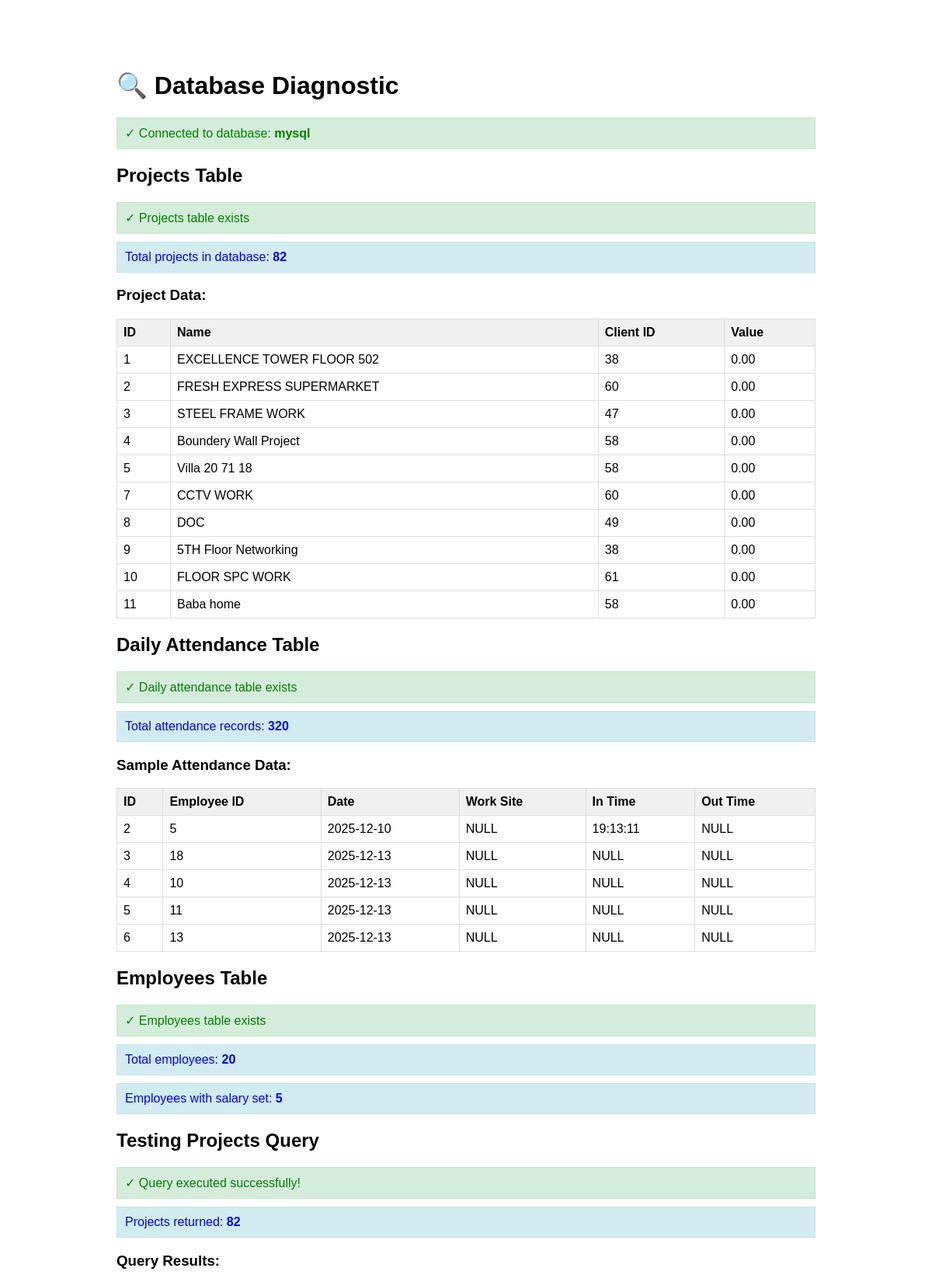
The page /diagnose.php (upper part) on the database its author committed.
### tables this page shows
CREATE TABLE `projects` (
  `id` int(11) NOT NULL,
  `name` text NOT NULL,
  `client_id` int(11) DEFAULT NULL,
  `total_income` decimal(10,2) DEFAULT NULL,
  `total_expenses` decimal(10,2) DEFAULT NULL,
  `profit` decimal(10,2) DEFAULT NULL,
  `total_value` decimal(15,2) DEFAULT 0.00,
  `start_date` date DEFAULT NULL,
  `end_date` date DEFAULT NULL,
  `status` varchar(50) DEFAULT 'Active',
  `created_at` timestamp NULL DEFAULT current_timestamp(),
  `updated_at` timestamp NULL DEFAULT current_timestamp() ON UPDATE current_timestamp(),
  `total_labour_cost` decimal(12,2) DEFAULT 0.00
);

CREATE TABLE `daily_attendance` (
  `id` int(11) NOT NULL,
  `employee_id` int(11) NOT NULL,
  `attendance_date` date NOT NULL,
  `in_time` time DEFAULT NULL,
  `out_time` time DEFAULT NULL,
  `working_hours` decimal(5,2) DEFAULT NULL,
  `status` varchar(255) DEFAULT 'Present',
  `remarks` text DEFAULT NULL,
  `created_at` datetime DEFAULT current_timestamp(),
  `break_start` time DEFAULT NULL,
  `break_end` time DEFAULT NULL,
  `site_id` int(11) DEFAULT NULL,
  `activity_description` text DEFAULT NULL,
  `is_offsite` int(11) DEFAULT NULL,
  `approval_status` varchar(255) DEFAULT 'pending',
  `supervisor_note` text DEFAULT NULL,
  `approved_by` int(11) DEFAULT NULL,
  `approved_at` datetime DEFAULT NULL,
  `work_site` text DEFAULT NULL
);

### diagnose.php (the view, shortened to what this page needs)
<?php
require_once 'includes/db.php';
echo "<!DOCTYPE html>
<html>
<head>
    <title>Database Diagnostic</title>
    <style>
        body { font-family: Arial, sans-serif; max-width: 900px; margin: 50px auto; padding: 20px; }
        .success { color: green; padding: 10px; background: #d4edda; border: 1px solid #c3e6cb; margin: 10px 0; }
        .error { color: red; padding: 10px; background: #f8d7da; border: 1px solid #f5c6cb; margin: 10px 0; }
        .info { color: blue; padding: 10px; background: #d1ecf1; border: 1px solid #bee5eb; margin: 10px 0; }
        pre { background: #f4f4f4; padding: 10px; overflow-x: auto; }
        table { width: 100%; border-collapse: collapse; margin: 10px 0; }
        th, td { padding: 8px; text-align: left; border: 1px solid #ddd; }
        th { background: #f0f0f0; }
    </style>
</head>
<body>
    <h1>🔍 Database Diagnostic</h1>
";
try {
    $driver = $pdo->getAttribute(PDO::ATTR_DRIVER_NAME);
    echo "<div class='success'>✓ Connected to database: <strong>$driver</strong></div>";
    echo "<h2>Projects Table</h2>";
    if ($driver === 'mysql') {
        $tableExists = $pdo->query("SHOW TABLES LIKE 'projects'")->fetch();
    } else {
        $tableExists = $pdo->query("SELECT name FROM sqlite_master WHERE type='table' AND name='projects'")->fetch();
    }
    if ($tableExists) {
        echo "<div class='success'>✓ Projects table exists</div>";
        $count = $pdo->query("SELECT COUNT(*) FROM projects")->fetchColumn();
        echo "<div class='info'>Total projects in database: <strong>$count</strong></div>";
        if ($count > 0) {
            echo "<h3>Project Data:</h3>";
            echo "<table>";
            echo "<tr><th>ID</th><th>Name</th><th>Client ID</th><th>Value</th></tr>";
            $projects = $pdo->query("SELECT id, name, client_id, total_value FROM projects LIMIT 10")->fetchAll();
            foreach ($projects as $p) {
                echo "<tr><td>{$p['id']}</td><td>{$p['name']}</td><td>{$p['client_id']}</td><td>{$p['total_value']}</td></tr>";
            }
            echo "</table>";
        } else {
            echo "<div class='error'>No projects found in database!</div>";
        }
    } else {
        echo "<div class='error'>✗ Projects table does NOT exist!</div>";
    }
    echo "<h2>Daily Attendance Table</h2>";
    if ($driver === 'mysql') {
        $tableExists = $pdo->query("SHOW TABLES LIKE 'daily_attendance'")->fetch();
    } else {
        $tableExists = $pdo->query("SELECT name FROM sqlite_master WHERE type='table' AND name='daily_attendance'")->fetch();
    }
    if ($tableExists) {
        echo "<div class='success'>✓ Daily attendance table exists</div>";
        $count = $pdo->query("SELECT COUNT(*) FROM daily_attendance")->fetchColumn();
        echo "<div class='info'>Total attendance records: <strong>$count</strong></div>";
        if ($count > 0) {
            echo "<h3>Sample Attendance Data:</h3>";
            echo "<table>";
            echo "<tr><th>ID</th><th>Employee ID</th><th>Date</th><th>Work Site</th><th>In Time</th><th>Out Time</th></tr>";
            $records = $pdo->query("SELECT id, employee_id, attendance_date, work_site, in_time, out_time FROM daily_attendance LIMIT 5")->fetchAll();
            foreach ($records as $r) {
                echo "<tr><td>{$r['id']}</td><td>{$r['employee_id']}</td><td>{$r['attendance_date']}</td><td>" . ($r['work_site'] ?? 'NULL') . "</td><td>" . ($r['in_time'] ?? 'NULL') . "</td><td>" . ($r['out_time'] ?? 'NULL') . "</td></tr>";
            }
            echo "</table>";
        }
    } else {
        echo "<div class='error'>✗ Daily attendance table does NOT exist!</div>";
    }
    echo "<h2>Employees Table</h2>";
    if ($driver === 'mysql') {
        $tableExists = $pdo->query("SHOW TABLES LIKE 'employees'")->fetch();
    } else {
        $tableExists = $pdo->query("SELECT name FROM sqlite_master WHERE type='table' AND name='employees'")->fetch();
    }
    if ($tableExists) {
        echo "<div class='success'>✓ Employees table exists</div>";
        $count = $pdo->query("SELECT COUNT(*) FROM employees")->fetchColumn();
        echo "<div class='info'>Total employees: <strong>$count</strong></div>";
        try {
            $salaries = $pdo->query("SELECT id, name, monthly_salary FROM employees WHERE monthly_salary > 0 LIMIT 5")->fetchAll();
            echo "<div class='info'>Employees with salary set: <strong>" . count($salaries) . "</strong></div>";
        } catch (Exception $e) {
            echo "<div class='error'>Error checking salaries: " . $e->getMessage() . "</div>";
        }
    } else {
        echo "<div class='error'>✗ Employees table does NOT exist!</div>";
    }
    echo "<h2>Testing Projects Query</h2>";
    try {
        if ($driver === 'mysql') {
            $query = "
                SELECT p.*,
                       c.name as client_name,
                       COALESCE((SELECT SUM(pm.amount)
                                 FROM payments pm
                                 LEFT JOIN invoices i ON pm.invoice_id = i.id
                                 LEFT JOIN quotations q ON i.quotation_id = q.id
                                 WHERE q.project_id = p.id), 0) as total_income,
                       COALESCE((SELECT SUM(total_amount)
                                 FROM purchases
                                 WHERE project_id = p.id), 0) as total_expenses,
                       0 as total_labour_cost,
                       0 as profit
                FROM projects p
                LEFT JOIN clients c ON p.client_id = c.id
                ORDER BY p.id DESC
            ";
        }
        $projects = $pdo->query($query)->fetchAll();
        echo "<div class='success'>✓ Query executed successfully!</div>";
        echo "<div class='info'>Projects returned: <strong>" . count($projects) . "</strong></div>";
        if (count($projects) > 0) {
            echo "<h3>Query Results:</h3>";
        }
    } catch (PDOException $e) {
        echo "<div class='error'>Query failed: " . htmlspecialchars($e->getMessage()) . "</div>";
        echo "<pre>" . htmlspecialchars($e->getTraceAsString()) . "</pre>";
    }
} catch (Exception $e) {
    echo "<div class='error'>
        <h3>Fatal Error</h3>
        <p>" . htmlspecialchars($e->getMessage()) . "</p>
        <pre>" . htmlspecialchars($e->getTraceAsString()) . "</pre>
    </div>";
}
echo "
    <hr>
    <p style='text-align: center; color: #666;'>
        <strong>Delete this file after debugging!</strong><br>
        Script completed at: " . date('Y-m-d H:i:s') . "
    </p>
</body>
</html>";
?>

### diagnose.php (style rules this page uses)
body { font-family: Arial, sans-serif; max-width: 900px; margin: 50px auto; padding: 20px; }
.success { color: green; padding: 10px; background: #d4edda; border: 1px solid #c3e6cb; margin: 10px 0; }
.info { color: blue; padding: 10px; background: #d1ecf1; border: 1px solid #bee5eb; margin: 10px 0; }
table { width: 100%; border-collapse: collapse; margin: 10px 0; }
th, td { padding: 8px; text-align: left; border: 1px solid #ddd; }
th { background: #f0f0f0; }

### rows shown on the page
projects: id "1", name "EXCELLENCE TOWER FLOOR 502", client "38", total_value "0.00"
projects: id "2", name "FRESH EXPRESS SUPERMARKET", client "60", total_value "0.00"
projects: id "3", name "STEEL FRAME WORK", client "47", total_value "0.00"
projects: id "4", name "Boundery Wall Project", client "58", total_value "0.00"
projects: id "5", name "Villa 20 71 18", client "58", total_value "0.00"
projects: id "7", name "CCTV WORK", client "60", total_value "0.00"
projects: id "8", name "DOC", client "49", total_value "0.00"
projects: id "9", name "5TH Floor Networking", client "38", total_value "0.00"
projects: id "10", name "FLOOR SPC WORK", client "61", total_value "0.00"
projects: id "11", name "Baba home", client "58", total_value "0.00"
daily_attendance: id "2", employee "5", attendance_date "2025-12-10", work_site "NULL", in_time "19:13:11", out_time "NULL"
daily_attendance: id "3", employee "18", attendance_date "2025-12-13", work_site "NULL", in_time "NULL", out_time "NULL"
daily_attendance: id "4", employee "10", attendance_date "2025-12-13", work_site "NULL", in_time "NULL", out_time "NULL"
daily_attendance: id "5", employee "11", attendance_date "2025-12-13", work_site "NULL", in_time "NULL", out_time "NULL"
daily_attendance: id "6", employee "13", attendance_date "2025-12-13", work_site "NULL", in_time "NULL", out_time "NULL"

### other values the page prints
$driver "mysql"
$count "82"
$count "320"
$count "20"
count($salaries) "5"
count($projects) "82"
